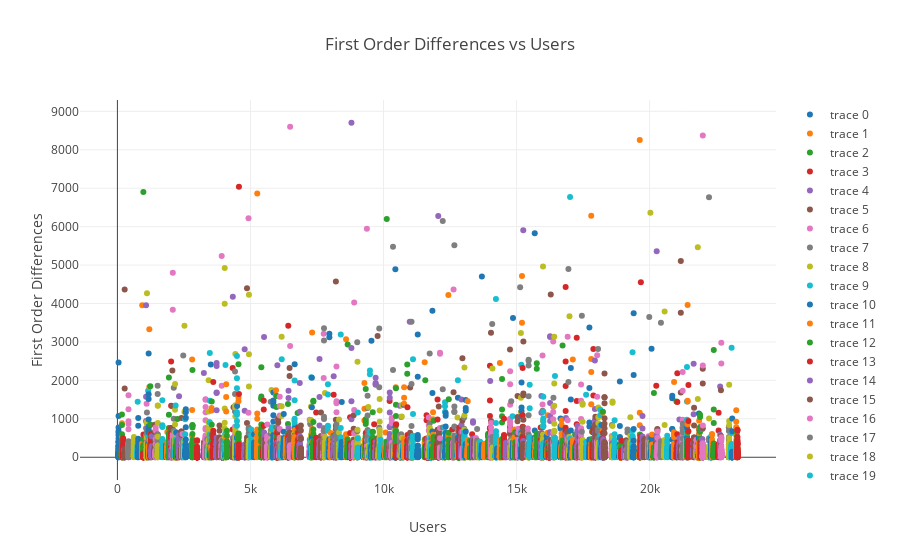

Notebook code for this chart:
### Markdown cell above
### Plotting the First order Time differences for each user

### Code cell
traces = []

for idx, row in df1.iterrows():
    if len(row.first_order_ts_diff) > 50:
        trace = go.Scatter(
                        x = [idx+1]*len(row.first_order_ts_diff),
                        y = row.first_order_ts_diff,
                        mode = 'markers'
                        )
        traces.append(trace)

    
layout = go.Layout(
    title='First Order Differences vs Users',
    yaxis=dict(
        title='First Order Differences'
    ),
    xaxis=dict(
        title='Users'
    )
)
fig = go.Figure(data=traces, layout=layout)
plotly.offline.iplot(fig, filename='multiple-axes-double')
